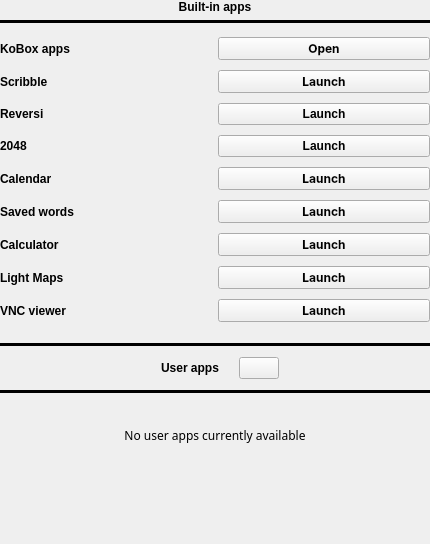
<?xml version="1.0" encoding="UTF-8"?>
<ui version="4.0">
 <class>apps</class>
 <widget class="QWidget" name="apps">
  <property name="geometry">
   <rect>
    <x>0</x>
    <y>0</y>
    <width>430</width>
    <height>544</height>
   </rect>
  </property>
  <property name="windowTitle">
   <string>Form</string>
  </property>
  <layout class="QVBoxLayout" name="verticalLayout">
   <property name="leftMargin">
    <number>0</number>
   </property>
   <property name="topMargin">
    <number>0</number>
   </property>
   <property name="rightMargin">
    <number>0</number>
   </property>
   <property name="bottomMargin">
    <number>0</number>
   </property>
   <item>
    <layout class="QGridLayout" name="gridLayout">
     <property name="topMargin">
      <number>0</number>
     </property>
     <item row="5" column="0">
      <widget class="QScrollArea" name="scrollArea">
       <property name="frameShape">
        <enum>QFrame::NoFrame</enum>
       </property>
       <property name="frameShadow">
        <enum>QFrame::Plain</enum>
       </property>
       <property name="lineWidth">
        <number>0</number>
       </property>
       <property name="horizontalScrollBarPolicy">
        <enum>Qt::ScrollBarAlwaysOff</enum>
       </property>
       <property name="widgetResizable">
        <bool>true</bool>
       </property>
       <widget class="QWidget" name="scrollAreaWidgetContents">
        <property name="geometry">
         <rect>
          <x>0</x>
          <y>-30</y>
          <width>407</width>
          <height>541</height>
         </rect>
        </property>
        <layout class="QVBoxLayout" name="verticalLayout_2">
         <property name="spacing">
          <number>6</number>
         </property>
         <property name="leftMargin">
          <number>0</number>
         </property>
         <property name="topMargin">
          <number>0</number>
         </property>
         <property name="rightMargin">
          <number>0</number>
         </property>
         <property name="bottomMargin">
          <number>0</number>
         </property>
         <item>
          <layout class="QGridLayout" name="gridLayout_3">
           <property name="topMargin">
            <number>8</number>
           </property>
           <property name="rightMargin">
            <number>0</number>
           </property>
           <property name="bottomMargin">
            <number>15</number>
           </property>
           <property name="verticalSpacing">
            <number>10</number>
           </property>
           <item row="3" column="0">
            <widget class="QLabel" name="label_5">
             <property name="font">
              <font>
               <weight>75</weight>
               <bold>true</bold>
              </font>
             </property>
             <property name="text">
              <string>KoBox apps</string>
             </property>
            </widget>
           </item>
           <item row="12" column="0">
            <widget class="QLabel" name="vncViewerLabel">
             <property name="font">
              <font>
               <weight>75</weight>
               <bold>true</bold>
              </font>
             </property>
             <property name="text">
              <string>VNC viewer</string>
             </property>
            </widget>
           </item>
           <item row="4" column="1">
            <widget class="QPushButton" name="scribbleLaunchBtn">
             <property name="font">
              <font>
               <family>Inter</family>
               <weight>75</weight>
               <italic>false</italic>
               <bold>true</bold>
              </font>
             </property>
             <property name="text">
              <string>Launch</string>
             </property>
            </widget>
           </item>
           <item row="9" column="0">
            <widget class="QLabel" name="label_3">
             <property name="font">
              <font>
               <weight>75</weight>
               <bold>true</bold>
              </font>
             </property>
             <property name="text">
              <string>Saved words</string>
             </property>
            </widget>
           </item>
           <item row="4" column="0">
            <widget class="QLabel" name="scribbleLabel">
             <property name="font">
              <font>
               <weight>75</weight>
               <bold>true</bold>
              </font>
             </property>
             <property name="text">
              <string>Scribble</string>
             </property>
            </widget>
           </item>
           <item row="10" column="0">
            <widget class="QLabel" name="label_4">
             <property name="font">
              <font>
               <weight>75</weight>
               <bold>true</bold>
              </font>
             </property>
             <property name="text">
              <string>Calculator</string>
             </property>
            </widget>
           </item>
           <item row="8" column="1">
            <widget class="QPushButton" name="calendarLaunchBtn">
             <property name="font">
              <font>
               <family>Inter</family>
               <weight>75</weight>
               <bold>true</bold>
              </font>
             </property>
             <property name="text">
              <string>Launch</string>
             </property>
            </widget>
           </item>
           <item row="3" column="1">
            <widget class="QPushButton" name="koboxAppsOpenButton">
             <property name="font">
              <font>
               <family>Inter</family>
               <weight>75</weight>
               <bold>true</bold>
              </font>
             </property>
             <property name="text">
              <string>Open</string>
             </property>
            </widget>
           </item>
           <item row="11" column="0">
            <widget class="QLabel" name="label_2">
             <property name="font">
              <font>
               <weight>75</weight>
               <bold>true</bold>
              </font>
             </property>
             <property name="text">
              <string>Light Maps</string>
             </property>
            </widget>
           </item>
           <item row="6" column="0">
            <widget class="QLabel" name="reversiLabel">
             <property name="font">
              <font>
               <weight>75</weight>
               <bold>true</bold>
              </font>
             </property>
             <property name="text">
              <string>Reversi</string>
             </property>
            </widget>
           </item>
           <item row="6" column="1">
            <widget class="QPushButton" name="reversiLaunchBtn">
             <property name="font">
              <font>
               <weight>75</weight>
               <bold>true</bold>
              </font>
             </property>
             <property name="text">
              <string>Launch</string>
             </property>
            </widget>
           </item>
           <item row="9" column="1">
            <widget class="QPushButton" name="savedWordsLaunchBtn">
             <property name="font">
              <font>
               <family>Inter</family>
               <weight>75</weight>
               <bold>true</bold>
              </font>
             </property>
             <property name="text">
              <string>Launch</string>
             </property>
            </widget>
           </item>
           <item row="10" column="1">
            <widget class="QPushButton" name="calculatorLaunchBtn">
             <property name="font">
              <font>
               <family>Inter</family>
               <weight>75</weight>
               <bold>true</bold>
              </font>
             </property>
             <property name="text">
              <string>Launch</string>
             </property>
            </widget>
           </item>
           <item row="7" column="0">
            <widget class="QLabel" name="g2048Label">
             <property name="font">
              <font>
               <weight>75</weight>
               <bold>true</bold>
              </font>
             </property>
             <property name="text">
              <string>2048</string>
             </property>
            </widget>
           </item>
           <item row="7" column="1">
            <widget class="QPushButton" name="g2048LaunchBtn">
             <property name="font">
              <font>
               <weight>75</weight>
               <bold>true</bold>
              </font>
             </property>
             <property name="text">
              <string>Launch</string>
             </property>
            </widget>
           </item>
           <item row="12" column="1">
            <widget class="QPushButton" name="vncLaunchBtn">
             <property name="font">
              <font>
               <family>Inter</family>
               <weight>75</weight>
               <bold>true</bold>
              </font>
             </property>
             <property name="text">
              <string>Launch</string>
             </property>
            </widget>
           </item>
           <item row="11" column="1">
            <widget class="QPushButton" name="lightmapsLaunchBtn">
             <property name="font">
              <font>
               <family>Inter</family>
               <weight>75</weight>
               <italic>false</italic>
               <bold>true</bold>
              </font>
             </property>
             <property name="text">
              <string>Launch</string>
             </property>
            </widget>
           </item>
           <item row="8" column="0">
            <widget class="QLabel" name="calendarLabel">
             <property name="font">
              <font>
               <weight>75</weight>
               <bold>true</bold>
              </font>
             </property>
             <property name="text">
              <string>Calendar</string>
             </property>
            </widget>
           </item>
          </layout>
         </item>
         <item>
          <widget class="Line" name="line_3">
           <property name="frameShadow">
            <enum>QFrame::Plain</enum>
           </property>
           <property name="lineWidth">
            <number>3</number>
           </property>
           <property name="orientation">
            <enum>Qt::Horizontal</enum>
           </property>
          </widget>
         </item>
         <item>
          <layout class="QHBoxLayout" name="horizontalLayout">
           <property name="spacing">
            <number>0</number>
           </property>
           <property name="topMargin">
            <number>5</number>
           </property>
           <property name="bottomMargin">
            <number>5</number>
           </property>
           <item>
            <spacer name="horizontalSpacer">
             <property name="orientation">
              <enum>Qt::Horizontal</enum>
             </property>
             <property name="sizeHint" stdset="0">
              <size>
               <width>40</width>
               <height>20</height>
              </size>
             </property>
            </spacer>
           </item>
           <item>
            <layout class="QGridLayout" name="gridLayout_2">
             <property name="leftMargin">
              <number>10</number>
             </property>
             <property name="rightMargin">
              <number>10</number>
             </property>
             <item row="0" column="0">
              <widget class="QLabel" name="label_6">
               <property name="font">
                <font>
                 <weight>75</weight>
                 <bold>true</bold>
                </font>
               </property>
               <property name="text">
                <string>User apps</string>
               </property>
               <property name="alignment">
                <set>Qt::AlignCenter</set>
               </property>
              </widget>
             </item>
            </layout>
           </item>
           <item>
            <spacer name="horizontalSpacer_3">
             <property name="orientation">
              <enum>Qt::Horizontal</enum>
             </property>
             <property name="sizeType">
              <enum>QSizePolicy::Fixed</enum>
             </property>
             <property name="sizeHint" stdset="0">
              <size>
               <width>10</width>
               <height>0</height>
              </size>
             </property>
            </spacer>
           </item>
           <item>
            <widget class="QPushButton" name="editUserAppsBtn">
             <property name="text">
              <string/>
             </property>
            </widget>
           </item>
           <item>
            <spacer name="horizontalSpacer_2">
             <property name="orientation">
              <enum>Qt::Horizontal</enum>
             </property>
             <property name="sizeHint" stdset="0">
              <size>
               <width>40</width>
               <height>20</height>
              </size>
             </property>
            </spacer>
           </item>
          </layout>
         </item>
         <item>
          <widget class="Line" name="line_2">
           <property name="frameShadow">
            <enum>QFrame::Plain</enum>
           </property>
           <property name="lineWidth">
            <number>3</number>
           </property>
           <property name="orientation">
            <enum>Qt::Horizontal</enum>
           </property>
          </widget>
         </item>
         <item>
          <layout class="QGridLayout" name="gridLayout_4">
           <property name="topMargin">
            <number>12</number>
           </property>
          </layout>
         </item>
         <item>
          <layout class="QVBoxLayout" name="verticalLayout_4"/>
         </item>
         <item>
          <widget class="QLabel" name="noUserAppsAvailableLabel">
           <property name="font">
            <font>
             <family>Chivo</family>
            </font>
           </property>
           <property name="text">
            <string>
No user apps currently available</string>
           </property>
           <property name="alignment">
            <set>Qt::AlignCenter</set>
           </property>
          </widget>
         </item>
         <item>
          <spacer name="verticalSpacer">
           <property name="orientation">
            <enum>Qt::Vertical</enum>
           </property>
           <property name="sizeType">
            <enum>QSizePolicy::MinimumExpanding</enum>
           </property>
           <property name="sizeHint" stdset="0">
            <size>
             <width>0</width>
             <height>0</height>
            </size>
           </property>
          </spacer>
         </item>
        </layout>
       </widget>
      </widget>
     </item>
     <item row="0" column="0">
      <widget class="QLabel" name="label">
       <property name="font">
        <font>
         <weight>75</weight>
         <bold>true</bold>
        </font>
       </property>
       <property name="text">
        <string>Built-in apps</string>
       </property>
       <property name="alignment">
        <set>Qt::AlignCenter</set>
       </property>
      </widget>
     </item>
     <item row="1" column="0">
      <widget class="Line" name="line">
       <property name="frameShadow">
        <enum>QFrame::Plain</enum>
       </property>
       <property name="lineWidth">
        <number>3</number>
       </property>
       <property name="orientation">
        <enum>Qt::Horizontal</enum>
       </property>
      </widget>
     </item>
    </layout>
   </item>
  </layout>
 </widget>
 <resources/>
 <connections/>
</ui>
